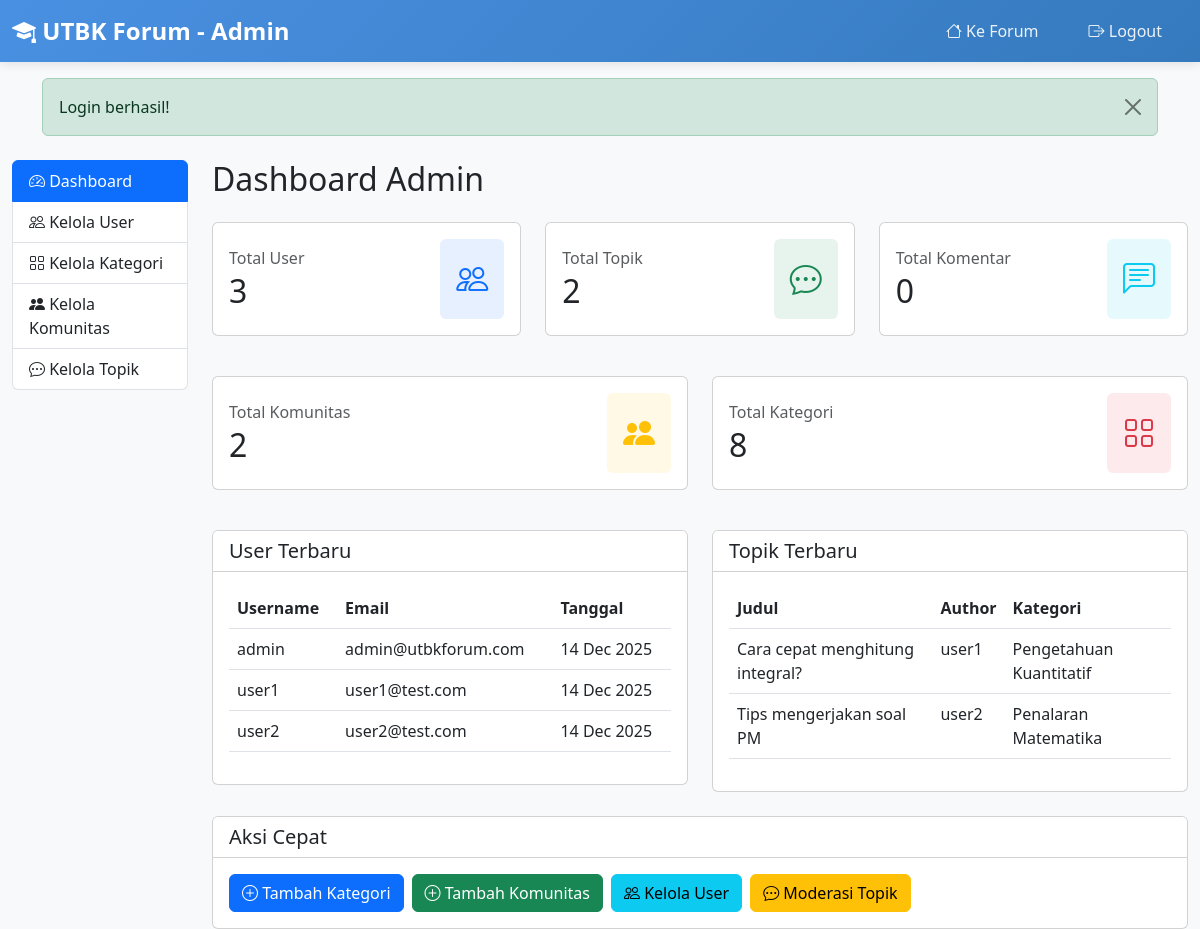
Page /admin/dashboard.php (signed in) on the committed database.
### tables this page shows
CREATE TABLE users (
    user_id INT PRIMARY KEY AUTO_INCREMENT,
    username VARCHAR(50) UNIQUE NOT NULL,
    email VARCHAR(100) UNIQUE NOT NULL,
    password VARCHAR(255) NOT NULL,
    full_name VARCHAR(100),
    bio TEXT,
    school VARCHAR(100),
    avatar VARCHAR(255) DEFAULT 'default-avatar.png',
    role ENUM('user', 'admin') DEFAULT 'user',
    is_active BOOLEAN DEFAULT TRUE,
    created_at TIMESTAMP DEFAULT CURRENT_TIMESTAMP,
    last_login TIMESTAMP NULL,
    INDEX idx_username (username),
    INDEX idx_email (email)
);

CREATE TABLE topics (
    topic_id INT PRIMARY KEY AUTO_INCREMENT,
    title VARCHAR(255) NOT NULL,
    content TEXT NOT NULL,
    author_id INT NOT NULL,
    category_id INT,
    community_id INT,
    tags VARCHAR(255),
    image_path VARCHAR(255),
    view_count INT DEFAULT 0,
    comment_count INT DEFAULT 0,
    like_count INT DEFAULT 0,
    is_pinned BOOLEAN DEFAULT FALSE,
    is_locked BOOLEAN DEFAULT FALSE,
    is_approved BOOLEAN DEFAULT TRUE,
    created_at TIMESTAMP DEFAULT CURRENT_TIMESTAMP,
    updated_at TIMESTAMP DEFAULT CURRENT_TIMESTAMP ON UPDATE CURRENT_TIMESTAMP,
    FOREIGN KEY (author_id) REFERENCES users(user_id) ON DELETE CASCADE,
    FOREIGN KEY (category_id) REFERENCES categories(category_id) ON DELETE SET NULL,
    FOREIGN KEY (community_id) REFERENCES communities(community_id) ON DELETE SET NULL,
    INDEX idx_category (category_id),
    INDEX idx_community (community_id),
    INDEX idx_created (created_at),
    FULLTEXT KEY ft_search (title, content, tags)
);

CREATE TABLE categories (
    category_id INT PRIMARY KEY AUTO_INCREMENT,
    category_name VARCHAR(100) NOT NULL,
    description TEXT,
    icon VARCHAR(50) DEFAULT 'bi-grid',
    icon_image VARCHAR(255),
    color VARCHAR(20) DEFAULT 'primary',
    topic_count INT DEFAULT 0,
    created_at TIMESTAMP DEFAULT CURRENT_TIMESTAMP
);

### config/helpers.php (called while the page is built, shortened)
<?php
function getFlashMessage() {
    if (isset($_SESSION['flash_message'])) {
        $message = $_SESSION['flash_message'];
        return $message;
    }
    return null;
}
function truncate($text, $length = 150, $suffix = '...') {
    return $text;
}
?>

### admin/dashboard.php (the view, shortened to what this page needs)
<?php
require_once '../config/helpers.php';
$db = Database::getInstance()->getConnection();
$stats = [];
$stats['users'] = $db->query("SELECT COUNT(*) as count FROM users")->fetch_assoc()['count'];
$stats['topics'] = $db->query("SELECT COUNT(*) as count FROM topics")->fetch_assoc()['count'];
$stats['comments'] = $db->query("SELECT COUNT(*) as count FROM comments")->fetch_assoc()['count'];
$stats['communities'] = $db->query("SELECT COUNT(*) as count FROM communities")->fetch_assoc()['count'];
$stats['categories'] = $db->query("SELECT COUNT(*) as count FROM categories")->fetch_assoc()['count'];
$recent_users = $db->query("
    SELECT * FROM users
    ORDER BY created_at DESC
    LIMIT 5
")->fetch_all(MYSQLI_ASSOC);
$recent_topics = $db->query("
    SELECT t.*, u.username, c.category_name
    FROM topics t
    JOIN users u ON t.author_id = u.user_id
    LEFT JOIN categories c ON t.category_id = c.category_id
    ORDER BY t.created_at DESC
    LIMIT 5
")->fetch_all(MYSQLI_ASSOC);
?>
<!DOCTYPE html>
<html lang="id">
<head>
    <link href="https://cdn.jsdelivr.net/npm/bootstrap@5.3.0/dist/css/bootstrap.min.css" rel="stylesheet">
    <link rel="stylesheet" href="https://cdn.jsdelivr.net/npm/bootstrap-icons@1.10.0/font/bootstrap-icons.css">
    <link rel="stylesheet" href="../css/style.css">
</head>
<body>
    <nav class="navbar navbar-expand-lg navbar-custom sticky-top">
        <div class="container-fluid">
            <a class="navbar-brand" href="../index.php">
                <i class="bi bi-mortarboard-fill"></i> UTBK Forum - Admin
            </a>
            <div class="collapse navbar-collapse" id="navbarNav">
                <ul class="navbar-nav ms-auto">
                    <li class="nav-item">
                        <a class="nav-link btn btn-light text-primary ms-2 px-3 rounded-pill" href="../index.php">
                            <i class="bi bi-house"></i> Ke Forum
                        </a>
                    </li>
                    <li class="nav-item">
                        <a class="nav-link btn btn-light text-primary ms-2 px-3 rounded-pill" href="../logout.php">
                            <i class="bi bi-box-arrow-right"></i> Logout
                        </a>
                    </li>
                </ul>
            </div>
        </div>
    </nav>
    <?php
    $flash = getFlashMessage();
    if ($flash):
    ?>
        <div class="container mt-3">
            <div class="alert alert-<?php echo $flash['type']; ?> alert-dismissible fade show" role="alert">
                <?php echo htmlspecialchars($flash['message']); ?>
                <button type="button" class="btn-close" data-bs-dismiss="alert"></button>
            </div>
        </div>
    <?php endif; ?>
    <div class="container-fluid mt-4">
        <div class="row">
            <div class="col-md-2 mb-4">
                <div class="list-group">
                    <a href="dashboard.php" class="list-group-item list-group-item-action active">
                        <i class="bi bi-speedometer2"></i> Dashboard
                    </a>
                    <a href="manage-users.php" class="list-group-item list-group-item-action">
                        <i class="bi bi-people"></i> Kelola User
                    </a>
                    <a href="manage-categories.php" class="list-group-item list-group-item-action">
                        <i class="bi bi-grid"></i> Kelola Kategori
                    </a>
                    <a href="manage-communities.php" class="list-group-item list-group-item-action">
                        <i class="bi bi-people-fill"></i> Kelola Komunitas
                    </a>
                    <a href="manage-topics.php" class="list-group-item list-group-item-action">
                        <i class="bi bi-chat-dots"></i> Kelola Topik
                    </a>
                </div>
            </div>
            <div class="col-md-10">
                <h2 class="mb-4">Dashboard Admin</h2>
                <div class="row mb-4">
                    <div class="col-md-4 mb-3">
                        <div class="card">
                            <div class="card-body">
                                <div class="d-flex justify-content-between align-items-center">
                                    <div>
                                        <h6 class="text-muted mb-1">Total User</h6>
                                        <h2 class="mb-0"><?php echo $stats['users']; ?></h2>
                                    </div>
                                    <div class="bg-primary bg-opacity-10 p-3 rounded">
                                        <i class="bi bi-people fs-2 text-primary"></i>
                                    </div>
                                </div>
                            </div>
                        </div>
                    </div>
                    <div class="col-md-4 mb-3">
                        <div class="card">
                            <div class="card-body">
                                <div class="d-flex justify-content-between align-items-center">
                                    <div>
                                        <h6 class="text-muted mb-1">Total Topik</h6>
                                        <h2 class="mb-0"><?php echo $stats['topics']; ?></h2>
                                    </div>
                                    <div class="bg-success bg-opacity-10 p-3 rounded">
                                        <i class="bi bi-chat-dots fs-2 text-success"></i>
                                    </div>
                                </div>
                            </div>
                        </div>
                    </div>
                    <div class="col-md-4 mb-3">
                        <div class="card">
                            <div class="card-body">
                                <div class="d-flex justify-content-between align-items-center">
                                    <div>
                                        <h6 class="text-muted mb-1">Total Komentar</h6>
                                        <h2 class="mb-0"><?php echo $stats['comments']; ?></h2>
                                    </div>
                                    <div class="bg-info bg-opacity-10 p-3 rounded">
                                        <i class="bi bi-chat-left-text fs-2 text-info"></i>
                                    </div>
                                </div>
                            </div>
                        </div>
                    </div>
                </div>
                <div class="row mb-4">
                    <div class="col-md-6 mb-3">
                        <div class="card">
                            <div class="card-body">
                                <div class="d-flex justify-content-between align-items-center">
                                    <div>
                                        <h6 class="text-muted mb-1">Total Komunitas</h6>
                                        <h2 class="mb-0"><?php echo $stats['communities']; ?></h2>
                                    </div>
                                    <div class="bg-warning bg-opacity-10 p-3 rounded">
                                        <i class="bi bi-people-fill fs-2 text-warning"></i>
                                    </div>
                                </div>
                            </div>
                        </div>
                    </div>
                    <div class="col-md-6 mb-3">
                        <div class="card">
                            <div class="card-body">
                                <div class="d-flex justify-content-between align-items-center">
                                    <div>
                                        <h6 class="text-muted mb-1">Total Kategori</h6>
                                        <h2 class="mb-0"><?php echo $stats['categories']; ?></h2>
                                    </div>
                                    <div class="bg-danger bg-opacity-10 p-3 rounded">
                                        <i class="bi bi-grid fs-2 text-danger"></i>
                                    </div>
                                </div>
                            </div>
                        </div>
                    </div>
                </div>
                <div class="row">
                    <div class="col-md-6 mb-4">
                        <div class="card">
                            <div class="card-header bg-white">
                                <h5 class="mb-0">User Terbaru</h5>
                            </div>
                            <div class="card-body">
                                <div class="table-responsive">
                                    <table class="table table-hover">
                                        <thead>
                                            <tr>
                                                <th>Username</th>
                                                <th>Email</th>
                                                <th>Tanggal</th>
                                            </tr>
                                        </thead>
                                        <tbody>
                                            <?php foreach ($recent_users as $user): ?>
                                                <tr>
                                                    <td><?php echo htmlspecialchars($user['username']); ?></td>
                                                    <td><?php echo htmlspecialchars($user['email']); ?></td>
                                                    <td><?php echo date('d M Y', strtotime($user['created_at'])); ?></td>
                                                </tr>
                                            <?php endforeach; ?>
                                        </tbody>
                                    </table>
                                </div>
                            </div>
                        </div>
                    </div>
                    <div class="col-md-6 mb-4">
                        <div class="card">
                            <div class="card-header bg-white">
                                <h5 class="mb-0">Topik Terbaru</h5>
                            </div>
                            <div class="card-body">
                                <div class="table-responsive">
                                    <table class="table table-hover">
                                        <thead>
                                            <tr>
                                                <th>Judul</th>
                                                <th>Author</th>
                                                <th>Kategori</th>
                                            </tr>
                                        </thead>
                                        <tbody>
                                            <?php foreach ($recent_topics as $topic): ?>
                                                <tr onclick="window.location.href='../topic-detail.php?id=<?php echo $topic['topic_id']; ?>'" style="cursor: pointer;">
                                                    <td><?php echo htmlspecialchars(truncate($topic['title'], 40)); ?></td>
                                                    <td><?php echo htmlspecialchars($topic['username']); ?></td>
                                                    <td><?php echo htmlspecialchars($topic['category_name']); ?></td>
                                                </tr>
                                            <?php endforeach; ?>
                                        </tbody>
                                    </table>
                                </div>
                            </div>
                        </div>
                    </div>
                </div>
                <div class="row">
                    <div class="col-12">
                        <div class="card">
                            <div class="card-header bg-white">
                                <h5 class="mb-0">Aksi Cepat</h5>
                            </div>
                            <div class="card-body">
                                <div class="d-flex gap-2 flex-wrap">
                                    <a href="manage-categories.php" class="btn btn-primary">
                                        <i class="bi bi-plus-circle"></i> Tambah Kategori
                                    </a>
                                    <a href="manage-communities.php" class="btn btn-success">
                                        <i class="bi bi-plus-circle"></i> Tambah Komunitas
                                    </a>
                                    <a href="manage-users.php" class="btn btn-info">
                                        <i class="bi bi-people"></i> Kelola User
                                    </a>
                                    <a href="manage-topics.php" class="btn btn-warning">
                                        <i class="bi bi-chat-dots"></i> Moderasi Topik
                                    </a>
                                </div>
                            </div>
                        </div>
                    </div>
                </div>
            </div>
        </div>
    </div>
</body>
</html>

### css/style.css (style rules this page uses)
:root { --primary-color: #4A90E2; --secondary-color: #50C878; --dark-color: #2C3E50; --light-bg: #F8F9FA; }
body { font-family: 'Segoe UI', Tahoma, Geneva, Verdana, sans-serif; background-color: var(--light-bg); }
.navbar-custom { background: linear-gradient(135deg, var(--primary-color), #357ABD); box-shadow: 0 2px 10px rgba(0, 0, 0, 0.1); }
.navbar-custom .navbar-brand { font-weight: 700; font-size: 1.5rem; color: white !important; }
.navbar-custom .nav-link { color: rgba(255, 255, 255, 0.9) !important; margin: 0 10px; transition: all 0.3s; }

### rows in the picture
users: username "admin", email "admin@utbkforum.com", created_at "14 Dec 2025"
users: username "user1", email "user1@test.com", created_at "14 Dec 2025"
users: username "user2", email "user2@test.com", created_at "14 Dec 2025"
topics: title "Cara cepat menghitung integral?", author.username "user1", category.category_name "Pengetahuan Kuantitatif"
topics: title "Tips mengerjakan soal PM", author.username "user2", category.category_name "Penalaran Matematika"

### other values in the picture
$flash['message'] "Login berhasil!"
$stats['users'] "3"
$stats['topics'] "2"
$stats['comments'] "0"
$stats['communities'] "2"
$stats['categories'] "8"
